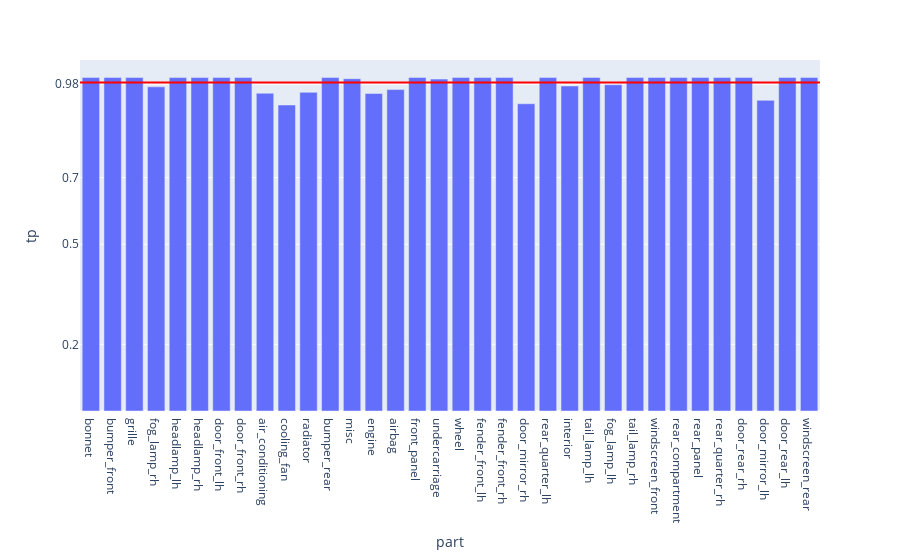

The cell this chart's notebook holds for it:
### Code cell
fig = px.bar(evalMetrics, x = 'part', y = 'tp')

fig.add_hline(y=avgTp, line_width=2, line_color="red")

fig.update_layout(
    yaxis = dict(
        tickmode = 'array',
        tickvals = [np.format_float_positional(avgTp, 2), 0.2, 0.5, 0.7],
    )
)
fig

### Figure 1 — Plotly figure (JSON) as saved in the notebook; plotly's stock layout.template omitted (floating-point values rounded to 4 significant figures)
{"data": [{"alignmentgroup": "True", "hovertemplate": "part=%{x}<br>tp=%{y}<extra></extra>", "legendgroup": "", "marker": {"color": "#636efa", "pattern": {"shape": ""}}, "name": "", "offsetgroup": "", "orientation": "v", "showlegend": false, "textposition": "auto", "type": "bar", "x": ["bonnet", "bumper_front", "grille", "fog_lamp_rh", "headlamp_lh", "headlamp_rh", "door_front_lh", "door_front_rh", "air_conditioning", "cooling_fan", "radiator", "bumper_rear", "misc", "engine", "airbag", "front_panel", "undercarriage", "wheel", "fender_front_lh", "fender_front_rh", "door_mirror_rh", "rear_quarter_lh", "interior", "tail_lamp_lh", "fog_lamp_lh", "tail_lamp_rh", "windscreen_front", "rear_compartment", "rear_panel", "rear_quarter_rh", "door_rear_rh", "door_mirror_lh", "door_rear_lh", "windscreen_rear"], "xaxis": "x", "y": [1, 1, 1, 0.9722, 0.9999, 0.9999, 1, 1, 0.953, 0.9177, 0.9557, 1, 0.9965, 0.9522, 0.9639, 1, 0.9953, 1, 1, 1, 0.9214, 1, 0.9747, 1, 0.9786, 1, 1, 1, 1, 1, 1, 0.9316, 1, 1], "yaxis": "y"}], "layout": {"barmode": "relative", "legend": {"tracegroupgap": 0}, "margin": {"t": 60}, "shapes": [{"line": {"color": "red", "width": 2}, "type": "line", "x0": 0, "x1": 1, "xref": "x domain", "y0": 0.9849, "y1": 0.9849, "yref": "y"}], "xaxis": {"anchor": "y", "domain": [0, 1], "title": {"text": "part"}}, "yaxis": {"anchor": "x", "domain": [0, 1], "tickmode": "array", "tickvals": ["0.98", 0.2, 0.5, 0.7], "title": {"text": "tp"}}}}
